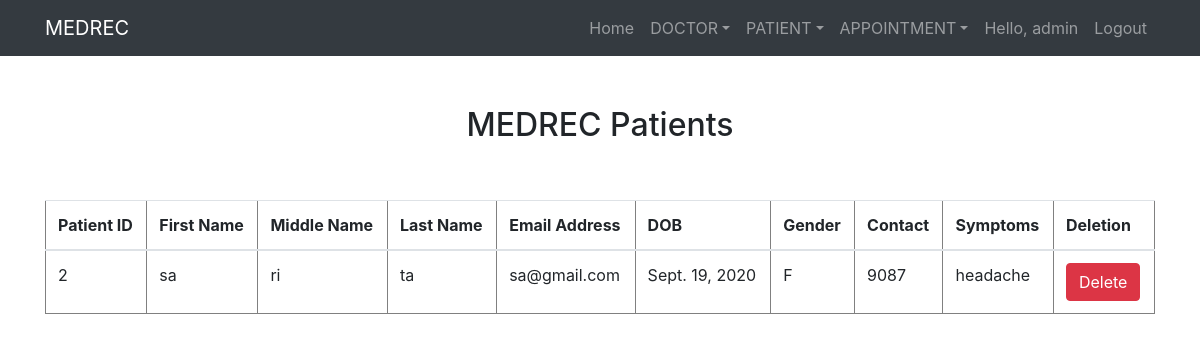
The app's page / (signed in), older data.
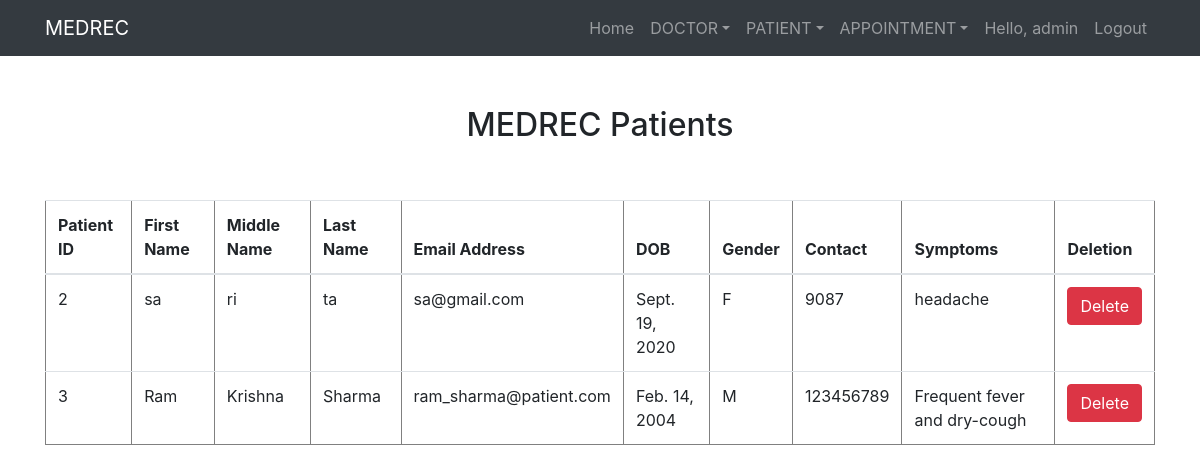
The same page, newer data.
### mainapp/models.py (models this page shows, shortened)
class Patient(models.Model):
    PATIENT_GENDER = (
        ('F','Female'),
        ('M', 'Male'),
        ('O', 'Others')
    )
    patient_id = models.AutoField(primary_key=True)
    patient_firstName = models.CharField(max_length=25)
    patient_middleName = models.CharField(max_length=25)
    patient_lastName = models.CharField(max_length=25)
    patient_email = models.EmailField()
    patient_dob = models.DateField(blank='true')
    patient_gender = models.CharField(max_length=1, choices=PATIENT_GENDER)
    patient_contact = models.IntegerField(default=100)
    checkup_id = models.IntegerField(default=1000)
    patient_symptoms = models.TextField(default='Symptoms')

### mainapp/views.py (the view)
# urls.py: path('', View_Patient, name='home'),
def View_Patient(request):
    if not request.user.is_authenticated:
        return redirect('login')
    pat = Patient.objects.all()
    p = {'pat': pat}
    return render(request, 'view_patient.html', p)

### mainapp/templates/view_patient.html (shortened to what this page needs)
<!DOCTYPE html>
<html lang="en">
<head>
</head>
{% extends 'navigationbar.html' %}
{% load static %}
{% block body %}
<div class="container" style="margin-top:50px">
    <h2 class="text-center">MEDREC Patients</h2>
    <br>
    <br>
    <table class="table table-hover" border="1">
        <thead>
            <tr>
                <th>Patient ID</th>
                <th>First Name</th>
                <th> Middle Name</th>
                <th> Last Name </th>
                <th> Email Address</th>
                <th>DOB</th>
                <th> Gender</th>
                <th>Contact</th>
                <th> Symptoms</th>
                <th>Deletion</th>
            </tr>
        </thead>
        <tbody>
            {% for i in pat %}
            <tr>
                <td>{{i.patient_id}}</td>
                <td>{{i.patient_firstName}}</td>
                <td>{{i.patient_middleName}}</td>
                <td>{{i.patient_lastName}}</td>
                <td>{{i.patient_email}}</td>
                <td>{{i.patient_dob}}</td>
                <td>{{i.patient_gender}}</td>
                <td>{{i.patient_contact}}</td>
                <td>{{i.patient_symptoms}}</td>
                <td> <a href="{% url 'delete_patient' i.patient_id %}" onclick="return confirm('Are yousure')" class="btn btn-danger">Delete</a></td>
            </tr>
            {% endfor %}
        </tbody>
    </table>
</div>
{% endblock %}

Row changes from the older to the newer data that the page shows:
added Patient: patient_id "3", patient_firstName "Ram", patient_middleName "Krishna", patient_lastName "Sharma", patient_email "ram_sharma@patient.com", patient_dob "Feb. 14, 2004", patient_gender "M", patient_contact "123456789", patient_symptoms "Frequent fever and dry-cough"
